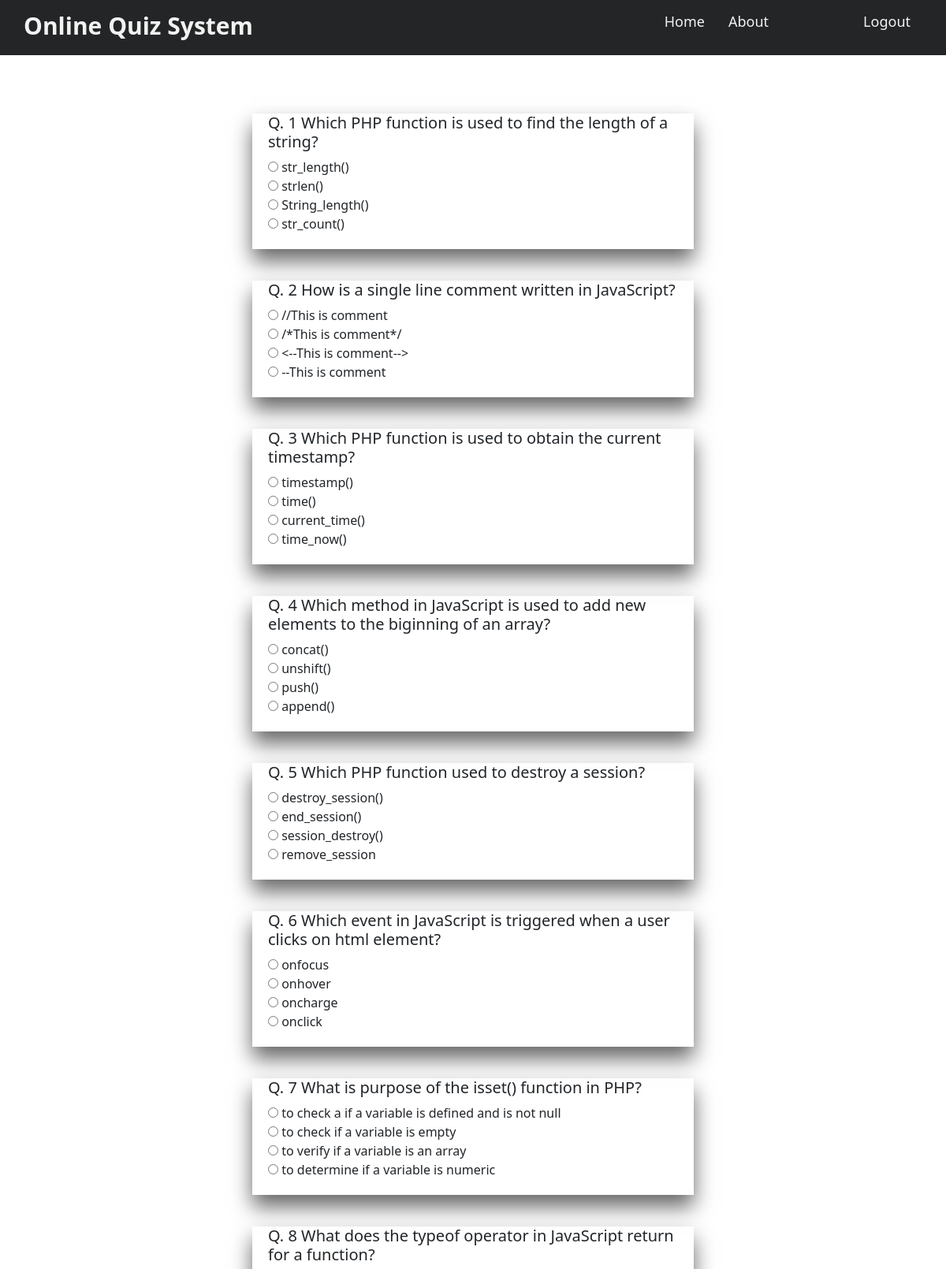
Screenshot of /quiz.php (upper part) with the database file from the repository.
### tables this page shows
CREATE TABLE `questions` (
  `qid` int(11) NOT NULL,
  `question` varchar(255) NOT NULL,
  `ans_id` int(11) NOT NULL
);

CREATE TABLE `answers` (
  `aid` int(11) NOT NULL,
  `answer` varchar(255) NOT NULL,
  `ans_id` int(11) NOT NULL
);

### function.php (called while the page is built)
<?php
function totalquestion($conn)
{
    $sql = "SELECT * FROM questions";
    $result = mysqli_query($conn, $sql);
    return mysqli_num_rows($result);
}
?>

### quiz.php (the view, shortened to what this page needs)
<?php
require_once("database.php");
require_once("function.php");
?>
<!DOCTYPE html>
<html lang="en">
<head>
    <link rel="stylesheet" type="text/css" href="quiz.css">
    <link href="https://cdn.jsdelivr.net/npm/bootstrap@5.3.0-alpha1/dist/css/bootstrap.min.css" rel="stylesheet">
</head>
<body>
    <nav>
        <div class="wrapper">
            <div class="logo"><a href="#">Online Quiz System</a></div>
            <ul class="nav-links">
                <li><a href="#">Home</a></li>
                <li><a href="#">About</a></li>
                <li style="margin-left:90px;" class="logout">
                    <?php echo ''; ?> <a href="logout.php?data=Welcome.php"><span class="glyphicon glyphicon-log-out"
                            aria-hidden="true">Logout</a>
                </li>
            </ul>
        </div>
    </nav>
    <br>
    <form action="checkanswer.php" method="post">
        <?php
        for ($i = 1; $i <= totalquestion($conn); $i++):
            $sql = "SELECT * FROM questions where qid = $i";
            $result = mysqli_query($conn, $sql);
            ?>
            <div class="container1">
                <?php
                while ($row = mysqli_fetch_assoc($result)):
                    $sql = "SELECT * FROM answers where ans_id = $i";
                    $result = mysqli_query($conn, $sql);
                    ?>
                    <h5>Q.
                        <?php
                        echo $row['qid'] . " " . $row["question"];
                        ; ?>
                    </h5>
                    <?php
                    while ($row = mysqli_fetch_assoc($result)): ?>
                        <div>
                            <input type="radio" name="checkanswer[<?php echo $row['ans_id']; ?>]" value="<?php
                               echo $row['aid']; ?>">
                            <?php
                            echo $row['answer']; ?>
                        </div>
                    <?php endwhile ?>
                </div>
            <?php endwhile ?>
        <?php endfor ?>
    </form>
</body>
</html>

### quiz.css (style rules this page uses)
body { font-size: 16px; background-color: #f8f9fd; }
form { margin-left: 40vh; margin-top: 15vh; margin-right: 40vh; height:1100px; }
.container1 { padding-bottom: 20px; padding-left: 20px; margin-bottom: 5vh; box-shadow: 0 15px 25px rgba(0,0,0,.6); box-sizing: border-box; }
nav { position: fixed; z-index: 99; width: 100%; background: #242526; }
nav .wrapper { position: relative; max-width: 1300px; padding: 0px 30px; height: 70px; line-height: 70px; margin: auto; display: flex; align-items: center; justify-content: space-between; }
.wrapper .logo a { color: #f2f2f2; font-size: 30px; font-weight: 600; text-decoration: none; }
.wrapper .nav-links { display: inline-flex; }
.nav-links li { list-style: none; }
.nav-links li a { color: #f2f2f2; text-decoration: none; font-size: 18px; font-weight: 500; padding: 9px 15px; border-radius: 5px; transition: all 0.3s ease; }
body { background-color: darkgray; }

### rows the page displays
questions: qid "1", question "Which PHP function is used to find the length of a string?"
answers: answer "str_length()"
answers: answer "strlen()"
answers: answer "String_length()"
answers: answer "str_count()"
questions: qid "2", question "How is a single line comment written in JavaScript?"
answers: answer "//This is comment"
answers: answer "/*This is comment*/"
answers: answer "<--This is comment-->"
answers: answer "--This is comment"
questions: qid "3", question "Which PHP function is used to obtain the current timestamp?"
answers: answer "timestamp()"
answers: answer "time()"
answers: answer "current_time()"
answers: answer "time_now()"
questions: qid "4", question "Which method in JavaScript is used to add new elements to the biginning of an array?"
answers: answer "concat()"
answers: answer "unshift()"
answers: answer "push()"
answers: answer "append()"
questions: qid "5", question "Which PHP function used to destroy a session?"
answers: answer "destroy_session()"
answers: answer "end_session()"
answers: answer "session_destroy()"
answers: answer "remove_session"
questions: qid "6", question "Which event in JavaScript is triggered when a user clicks on html element?"
answers: answer "onfocus"
answers: answer "onhover"
answers: answer "oncharge"
answers: answer "onclick"
questions: qid "7", question "What is purpose of the isset() function in PHP?"
answers: answer "to check a if a variable is defined and is not null"
answers: answer "to check if a variable is empty"
answers: answer "to verify if a variable is an array"
answers: answer "to determine if a variable is numeric"
questions: qid "8", question "What does the typeof operator in JavaScript return for a function?"
